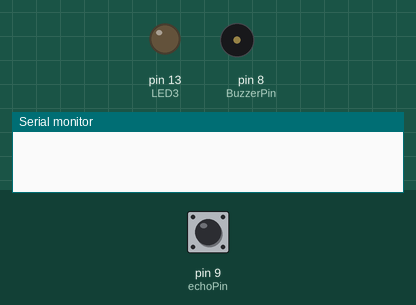
This sketch was run on a simulated Arduino Uno, built with avr-gcc and run on an emulated ATmega328P. On the bench: output pins drawn as LEDs (lit = HIGH), buzzer (waves = sounding, pin HIGH), the last lines printed to the serial monitor. The inputs (shaded band) are chosen by the test bench; at power-on: pin 9 (echoPin) LOW. Pins used as bus, display or sensor lines are not drawn.

Above: at 1.3 s.
1.4 s: pin 9 (echoPin) pulsed HIGH 5 times (0.12 s each, 0.3 s apart)
At 2.8 s:
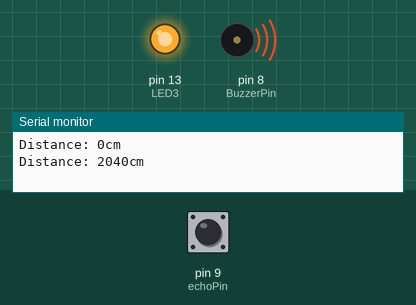
At 3.7 s:
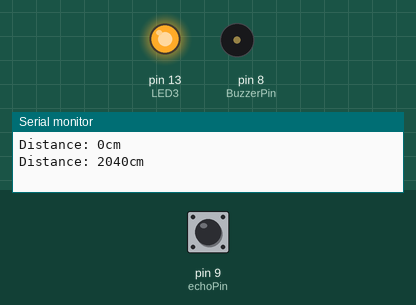
Timing chart, 0 to 5.2 s (numbered marks = the images above; inputs shaded):
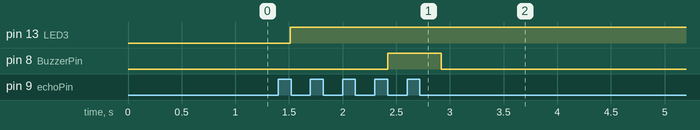

Measured:
- after the input at 1.4 s, pin 8 (BuzzerPin): LOW → HIGH after 1.0 s, → LOW 0.50 s later

The sketch:

ArduinoWorkshop.ino
```cpp
#define echoPin 9
#define trigPin 10
long duration;
int distance;
int BuzzerPin=8;
int limit=150;
int LED3=13;


void setup() {
  // put your setup code here, to run once:
  pinMode(LED3,OUTPUT);
  pinMode (trigPin,OUTPUT);
  pinMode (echoPin,INPUT);
  pinMode (BuzzerPin, OUTPUT);
  Serial.begin(9600);


}

void loop() {
  // put your main code here, to run repeatedly:
  digitalWrite (trigPin,LOW);
  delay (500);
  digitalWrite (trigPin,HIGH);
  delay (10);
  digitalWrite (trigPin,LOW);
  duration = pulseIn(echoPin,HIGH);
  distance = duration*0.034/2;
  Serial.print("Distance: ");
  Serial.print(distance);
  Serial.println("cm");

   if(distance>limit){
      digitalWrite (BuzzerPin, HIGH);
      delay (500);
      digitalWrite (BuzzerPin, LOW);
    }
   else{
      digitalWrite (LED3, HIGH);
      digitalWrite (BuzzerPin, LOW);
      }


}
```
